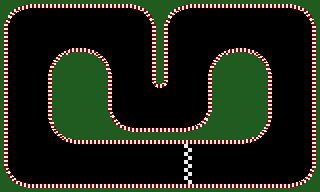

The image is a tile-based game level rendered from a .tmx file. Its description and complete source (layers, tilesets, objects, tile grids) follow:
An orthogonal 40x24 tile map with 8x8 px tiles, 1 tile layer (Tile Layer 1).

<map version="1.10" tiledversion="git" orientation="orthogonal" renderorder="right-down" width="40" height="24" tilewidth="8" tileheight="8" infinite="0" nextlayerid="2" nextobjectid="1">
 <tileset firstgid="1" source="circuit.tsx" />
 <layer id="1" name="Tile Layer 1" width="40" height="24">
  <data encoding="csv">
5,5,43,44,1,1,1,1,1,1,1,1,1,1,1,1,45,46,5,5,5,5,43,44,1,1,1,1,1,1,1,1,1,1,1,1,45,46,5,5,
5,74,75,76,0,0,0,0,0,0,0,0,0,0,0,0,77,78,79,5,5,74,75,76,0,0,0,0,0,0,0,0,0,0,0,0,77,78,79,5,
105,106,107,108,108,0,0,0,0,0,0,0,0,0,0,0,109,110,111,112,105,106,107,108,0,0,0,0,0,0,0,0,0,0,0,0,109,110,111,112,
4,138,139,140,140,0,0,0,0,0,0,0,0,0,0,0,109,110,0,3,4,0,139,140,0,0,0,0,0,0,0,0,0,0,0,0,141,142,143,3,
4,138,139,140,140,0,0,0,0,0,0,0,0,0,0,0,0,0,0,3,4,0,139,140,0,0,0,0,0,0,0,0,0,0,0,0,141,142,143,3,
4,0,0,0,0,0,0,0,0,0,0,0,0,0,0,0,0,0,0,3,4,0,0,0,0,0,0,0,0,0,0,0,0,0,0,0,0,0,0,3,
4,0,0,0,0,0,33,34,35,2,37,38,39,40,0,0,0,0,0,3,4,0,0,0,0,0,33,34,35,36,37,38,39,40,0,0,0,0,0,3,
4,0,0,0,0,0,65,66,5,5,5,5,71,72,0,0,0,0,0,3,4,0,0,0,0,0,65,66,5,5,5,5,71,72,0,0,0,0,0,3,
4,0,0,0,0,0,97,5,5,5,5,5,5,104,0,0,0,0,0,3,4,0,0,0,0,0,97,5,5,5,5,5,5,104,0,0,0,0,0,3,
4,0,0,0,0,0,129,5,5,5,5,5,5,136,0,0,0,0,0,3,4,0,0,0,0,0,129,5,5,5,5,5,5,136,0,0,0,0,0,3,
4,0,0,0,0,0,3,5,5,5,5,5,5,4,0,0,0,0,0,6,7,0,0,0,0,0,3,5,5,5,5,5,5,4,0,0,0,0,0,3,
4,0,0,0,0,0,3,5,5,5,5,5,5,4,0,0,0,0,0,0,0,0,0,0,0,0,3,5,5,5,5,5,5,4,0,0,0,0,0,3,
4,0,0,0,0,0,3,5,5,5,5,5,5,4,0,171,172,0,0,0,0,0,0,173,174,0,3,5,5,5,5,5,5,4,0,0,0,0,0,3,
4,0,0,0,0,0,3,5,5,5,5,5,5,4,0,0,0,0,0,0,0,0,0,173,174,0,3,5,5,5,5,5,5,4,0,0,0,0,0,3,
4,0,0,0,0,0,161,5,5,5,5,5,5,201,202,203,204,0,0,0,0,0,0,205,206,207,208,5,5,5,5,5,5,168,0,0,0,0,0,3,
4,0,0,0,0,0,193,5,5,5,5,5,5,5,234,235,236,0,0,0,0,0,0,237,238,239,5,5,5,5,5,5,5,200,0,0,0,0,0,3,
4,0,0,0,0,0,225,226,5,5,5,5,5,5,5,267,268,2,2,2,2,2,2,269,270,5,5,5,5,5,5,5,231,232,0,0,0,0,0,3,
4,0,0,0,0,0,257,258,259,260,1,1,1,1,1,1,1,1,1,1,1,1,1,1,1,1,1,1,1,1,261,262,263,264,0,0,0,0,0,3,
4,0,0,0,0,0,0,0,0,0,0,0,0,0,0,0,0,0,0,0,0,0,0,8,0,0,0,0,0,0,0,0,0,0,0,0,0,0,0,3,
4,0,0,0,0,0,0,0,0,0,0,0,0,0,0,0,0,0,0,0,0,0,0,8,0,0,0,0,0,0,0,0,0,0,0,0,0,0,0,3,
4,170,171,172,172,0,0,0,0,0,0,0,0,0,0,0,0,0,0,0,0,0,0,8,0,0,0,0,0,0,0,0,0,0,0,0,173,174,175,3,
201,202,203,204,204,0,0,0,0,0,0,0,0,0,0,0,0,0,0,0,0,0,0,8,0,0,0,0,0,0,0,0,0,0,0,0,205,206,207,208,
5,234,235,236,0,0,0,0,0,0,0,0,0,0,0,0,0,0,0,0,0,0,0,8,0,0,0,0,0,0,0,0,0,0,0,0,237,238,239,5,
5,5,267,268,2,2,2,2,2,2,2,2,2,2,2,2,2,2,2,2,2,2,2,2,2,2,2,2,2,2,2,2,2,2,2,2,269,270,5,5
</data>
 </layer>
</map>
